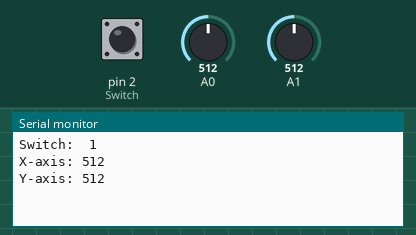
This sketch was run on a simulated Arduino Uno, built with avr-gcc and run on an emulated ATmega328P. On the bench: the last lines printed to the serial monitor. The inputs (shaded band) are chosen by the test bench; at power-on: A0 = 512, A1 = 512, pin 2 (Switch) HIGH.

Above: at 2.2 s.
2.3 s: A0 set to 716
At 4.1 s:
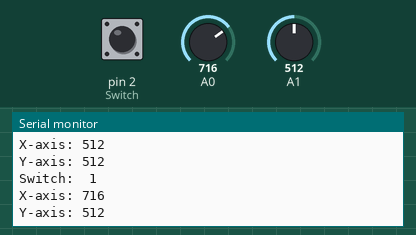
5.0 s: A1 set to 716
At 5.6 s:
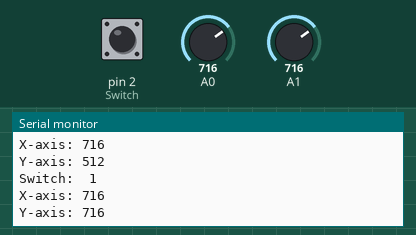
7.7 s: pin 2 (Switch) pulled LOW for 2.35 s
11.5 s: A0 set to 900
At 13.9 s:
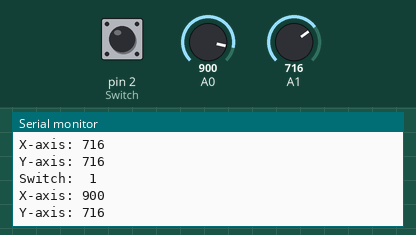
14.2 s: A1 set to 900
At 15.8 s:
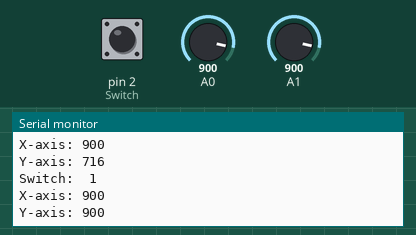
Timing chart, 0 to 17.3 s (numbered marks = the images above; inputs shaded):
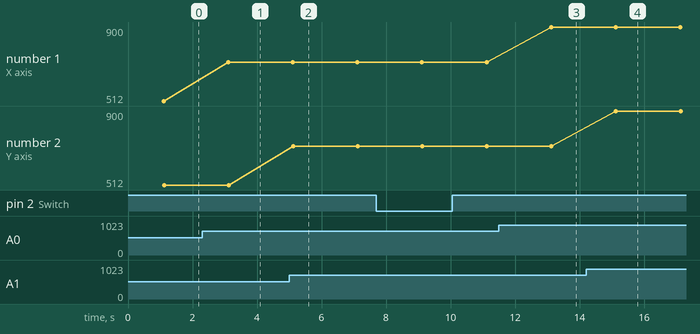

The sketch:

Thumb_Joystick.ino
```cpp
// date: 6/9/2026 (what a date huh?)
// Thumb Joystick by: Arz0n

void setup() {
  pinMode(2, INPUT);
  digitalWrite(2, HIGH);
  Serial.begin(9600); //optional, sets the data transmission speed (from the computer to the Arduino) to 9600 bits per second
  delay(1099); //Delay of 1099 ms between the serial.begin function and the serial.print function; if this wasn't here, the serial monitor would print some weird squares for some reason, probably because of different speeds of transmission.
}

void loop() {
  Serial.print("Switch:  "); // this line just... prints "Switch: "
  Serial.print(digitalRead(2)); //this line prints the position of the thumb joystick(1: not pressed, 0: pressed) right next to "Switch: ", so it says: "Switch: 1" or "Switch: 0"
  Serial.print("\n"); //jumps to the next line
  Serial.print("X-axis: "); // this line just... prints "X-axis: "
  Serial.print(analogRead(A0)); //this line prints the position of the thumb joystick's X-axis(can be 0-1024) right next to "X-axis: ", so it says: "X-Axis: (number from 0-1024)"
  Serial.print("\n"); //jumps to the next line
  Serial.print("Y-axis: "); // this line just... prints "Y-axis: "
  Serial.println(analogRead(A1)); //this line prints the position of the thumb joystick's Y-axis(can be 0-1024) right next to "Y-axis: ", so it says: "Y-Axis: (number from 0-1024)"
  Serial.print("\n"); //jumps to the next line
  delay(2000); //delay of 2 seconds until it checks again
}

//code inspired from the elegoo super starter kit
```

Measured:
- after the input at 2.3 s, the serial monitor: prints a new line after 0.81 s (image 1)
- after the input at 5.0 s, the serial monitor: prints a new line after 0.12 s (image 2)
- after the input at 11.5 s, the serial monitor: prints a new line after 1.6 s (image 3)
- after the input at 14.2 s, the serial monitor: prints a new line after 0.93 s (image 4)
- plotted number 1: 512 → 716 after the input at 2.3 s, 716 → 900 after the input at 11.5 s
